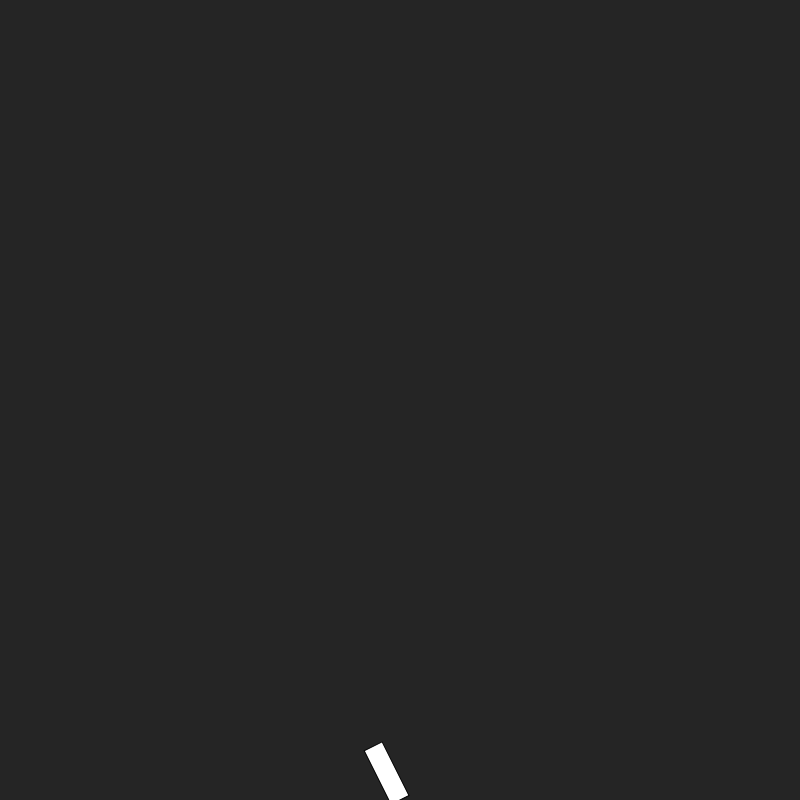
Frame 1 (no input)
Frame 60 (no input): identical to frame 1, image omitted
Frame 120 (the mouse pressed at the canvas centre since frame 60): blank canvas, image omitted

The p5.js sketch that drew this single still picture (run headless with seeded random() and noise() and a simulated clock; from frame 60 on, the mouse is pressed at the canvas centre):

// p5.js sketch
// ── sketch.js
class Cannon
{
    constructor ()
    {
        this.a = 0;
        this.pos = createVector ( width/2, height );

        this.len = 60;
    }

    update ()
    {
        let m_y = constrain ( mouseY, 0, height - 10 );
        let m = createVector ( mouseX, m_y );
        let d = p5.Vector.sub ( this.pos, m );

        this.a = atan2 ( d.y, d.x );
    }

    display ()
    {
        push ();
        translate ( this.pos.x, this.pos.y );
        rotate ( this.a );
        rect ( -this.len, -10, this.len, 20 );
        pop ();
    }

    shoot ()
    {
        let b = new Ball ( this.pos.copy () );

        let bx = cos ( this.a ) * this.len;
        let by = sin ( this.a ) * this.len;


        let offset = createVector ( -bx, -by );

        b.pos.add ( offset );

        offset.normalize ();

        offset.mult ( 10 );

        b.addForce ( offset );

        balls.push ( b );
    }
}

class Ball
{
    constructor ( pos )
    {
        this.pos = pos;

        this.forces = [];

        this.velocity = createVector ( 0, 0 );
    }

    update ()
    {
        let acc = createVector ( 0, 0 );

        this.forces.forEach ( ( f ) =>
        {
            acc.add ( f );
        });

        this.forces = [];

        this.velocity.add ( acc );

        this.velocity.limit ( 20 );

        this.pos.add ( this.velocity );
    }

    addForce ( f )
    {
        this.forces.push ( f );
    }


    display ()
    {
        circle ( this.pos.x, this.pos.y, 10 );
    }
}

let cannon;

let balls = [];

let gravity;

function setup() 
{
    createCanvas(800, 800);

    cannon = new Cannon ();

    gravity = createVector ( 0, 0.2);
}

function draw() 
{
    background ( 37 );
    cannon.update ();
    cannon.display ();

    for ( const b of balls )
    {
        b.addForce ( gravity );
        b.update ();
        b.display ();
    }

    balls = balls.filter ( ( b ) => b.pos.y < height );
}

function mousePressed ()
{
    cannon.shoot ();
}
